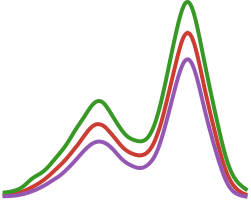

The Julia source for this figure:
using BayesianDensityEstimation
using Plots, Random, Distributions, StatsBase, PGFPlotsX, BSplineKit

rng = Random.Xoshiro(1)
d_true = MixtureModel([Normal(-0.2, 0.25), Normal(0.5, 0.15)], [0.4, 0.6])
#d_true = MixtureModel(vcat(Normal(0, 1) ,[Normal(0.5*j, 0.1) for j in -2:2]), [0.5, 0.1, 0.1, 0.1, 0.1, 0.1])

x = rand(rng, d_true, 1000)
x = clamp.(x, -0.96, 0.96)

function bin_regular_nochmal(x::AbstractVector{T}, xmin::T, xmax::T, M::Int, right::Bool) where {T<:Real}
    R = xmax - xmin
    bincounts = zeros(Int, M)
    edges_inc = M/R
    if right
        for val in x
            idval = min(M-1, floor(Int, (val-xmin)*edges_inc+eps())) + 1
            bincounts[idval] += 1.0
        end
    else
        for val in x
            idval = max(0, floor(Int, (val-xmin)*edges_inc-eps())) + 1
            bincounts[idval] += 1.0
        end
    end
    return bincounts
end

K = 100
N = bin_regular_nochmal(x, minimum(x), maximum(x), K, true)

R = maximum(x) - minimum(x)

bsm = BSMModel(x, (-1.0, 1.0))
model_fit = sample(bsm, 5000, n_burnin=1000)
t = LinRange(-0.975, 0.975, 3001)

qs = [0.005, 0.5, 0.995]
quants = quantile(model_fit, t, qs)
low, med, up = (quants[:,i] for i in eachindex(qs))

# NB! Estimates of rare quantiles are a bit noizy in this case, so we smooth them a bit to make the appearance of the logo a bit nicer!

λ = 1e-3
S_low = fit(BSplineOrder(4), t, low, λ)
low = S_low.(t)

S_up = fit(BSplineOrder(4), t, up, λ)
up = S_up.(t)

M = maximum(up)

juliared   = "{rgb,1:red,0.796; green,0.235; blue,0.2}"
juliagreen = "{rgb,1:red,0.22; green,0.596; blue,0.149}"
juliapurple= "{rgb,1:red,0.584; green,0.345; blue,0.698}"

axis = @pgf Axis(
               {
        axis_lines="none",
        xmin = minimum(t) - 0.05,
        xmax = maximum(t) + 0.05,
        ymin = -0.05*M,
        ymax = 1.05*M
        },
        Plot({line_width = "3.0pt", color = juliared}, Table(x = t, y = med)),
        Plot({line_width = "3.0pt", color = juliagreen}, Table(x = t, y = up)),
        Plot({line_width = "3.0pt", color = juliapurple}, Table(x = t, y = low)),
       )

PGFPlotsX.pgfsave(joinpath(@__DIR__, "logo.svg"), axis)
